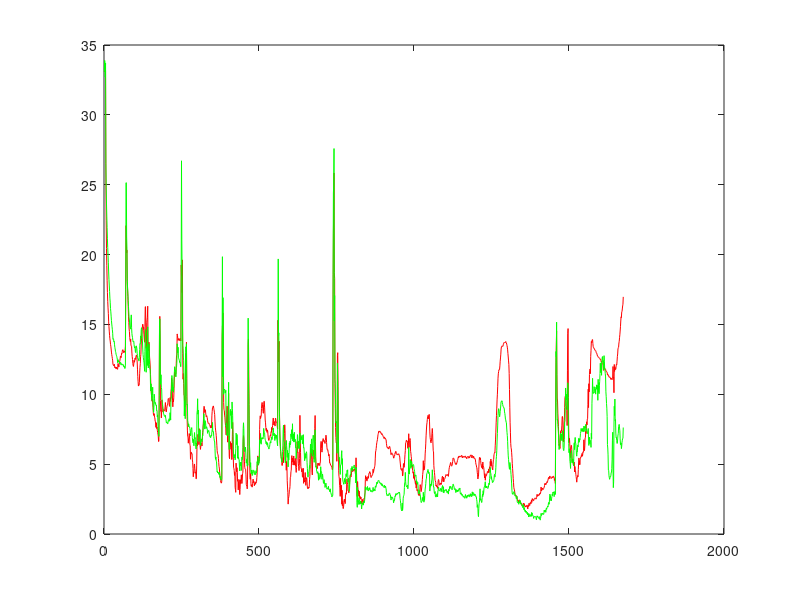

The MATLAB source for this figure:
clear all; clc;
tic

M = 5; %Filter order


kernel_bw = 20;
kernel = @(z,zin) exp(-(norm(z-zin)^2)/kernel_bw);

% NETWORK
intel_dataset = load('intel_data_and_structure_nn4.mat');

G = intel_dataset.G; %graph
W = intel_dataset.W; %shift/weight matrix (gaussian from distances)
S = W;
[VS,DS] = eig(S);
S = VS*( DS./max(diag(abs(DS))))*VS';
S(S<10^-5) = 0;

N = G.N;

A = full(G.A);
L = full(G.L);


% nv=load('nv');
sigma_v = 0.1+rand(N,1)/20;

% Rx = diag(sigma_x);
Rv = diag(sigma_v);

data = load('intel_data_5min_march.mat');
X = data.Xtemp;
Y = data.Xhumid;
time_stamps = data.Time_stamps;    
T = length(X);

number_of_runs = 1;
iter=0;
for mu = 0.07
    rng(4,'v5uniform');
    error_average = zeros(1,T); %Stores MC-average of error per time instant
    MSE_average_cc = zeros(1,T);
    MSE_average_lms = zeros(1,T);
    MSE_average_cent = zeros(1,T);
    MSE_average_rff_d1 = zeros(1,T);
    % MSE_average_rff_d2 = zeros(1,T);
    mu_rff = 0.03;
    mu_cc = 0.03;



    % PARAMS CC
    cc_param = 0.4; %0.1 for 32, 0.2 or 0.3 for 64, 0.4 for 128
    dict_target = 128; %Targeted dictionary size

    %PARAM RFF
    D1 = dict_target; %Making RFF-space dimension equal to the dictionary size
    % D2 = 128;


    % CC DICTIONARY TRAINING
    Xtrain = X;
    dict = zeros(1,M);
    while length(dict)~=dict_target
        for t=1:length(Xtrain)
            for m = 0:min(t-1,M-1)  % ICASSP Z
                Ztrain(:,m+1,t) = (S^m)*Xtrain(:,t-m);
            end
        end
        
        for t=5:length(Xtrain)    
            for k = 1:N
                zk = Ztrain(k,:,t);
                kvec = exp(-(vecnorm(dict-zk,2,2).^2)/kernel_bw);
                if max(kvec) <= cc_param
                    dict = [dict;zk];
    %                 fprintf('size %i/n',length(dict));
                end
                if length(dict) == dict_target, break; end
            end
            if length(dict) == dict_target, break; end
        end
    end

    % RF MAPPING CONSTRUCTION ( [cos(vp*z + b) ... ] )
    Vp1 = sqrt(kernel_bw^-1)*randn(M,D1); % sampled vectors for RF
    b1 = 2*pi*rand(D1,1); % random phase
    B1 = repmat(b1',N,1);

    % Vp2 = sqrt(kernel_bw^-1)*randn(M,D2); % sampled vectors for RF
    % b2 = 2*pi*rand(D2,1); % random phase
    % B2 = repmat(b2',N,1);

    tic
    for run=1:number_of_runs % MC iteration
        fprintf('run: %i - ',run);

        V = mvnrnd(zeros(N,1),Rv,T)';

        % Definition of Z (instantaneous or temporal)
        % Non-linear filter (non-linear function: norm(.))
        Z = zeros(N,M,T);


        %Coherence-check variable;
        alpha = zeros(dict_target,1);

        %RFF variables
        h1 = zeros(D1,1);
    %     h2 = zeros(D2,1);

        %LMS variables
        h_cent = zeros(M,1);

        % error measures
        e_cc = zeros(N,T);
        mse_cc = zeros(N,T);

        e_lms = zeros(N,T);
        mse_lms = zeros(N,T);

        e_cent = zeros(N,T);
        mse_cent = zeros(N,T); 

        e_rff1 = zeros(N,T);
        mse_rff1 = zeros(N,T);

    %     e_rff2 = zeros(N,T);
    %     mse_rff2 = zeros(N,T);

        ones_N = ones(N,1);
        for t=1:T

            %INPUT VECTOR AND OUTPUT FOR THAT ITERATION
            for m = 0:min(t-1,M-1);  % ICASSP Z
                Z(:,m+1,t) = (S^m)*X(:,t-m);
            end

            Zt = Z(:,:,t);

            % CENTRALIZED GRAPH KLMS 
    %         f_Zt = zeros(N,1);        
    %         for tau = 1:t-1
    %             Ztau = Z(:,:,tau);
    %             f_Zt = f_Zt + exp(  -( reshape(vecnorm( kron(ones_N,Zt)-kron(Ztau,ones_N)  ,2,2).^2, N,N)  )/kernel_bw  )*mu*e_cent(:,tau);
    %         end
    %         
    %         e_cent(:,t) = Y(:,t) - f_Zt;
    %         mse_cent(:,t) = e_cent(:,t).^2;

            % CENTRALIZED RFF1
            Rt1 = (D1/2)^(-1/2)*cos(Zt*Vp1 + B1);
            e_rff1(:,t) = Y(:,t) - Rt1*h1;
%             mse_rff1(:,t) = (e_rff1(:,t).^2)./(Y(:,t)'*Y(:,t));
%             mse_rff1(:,t) = (e_rff1(:,t).^2)./(Y(:,t).^2); %<<<
            mse_rff1(:,t) = (e_rff1(:,t).^2);

            h1 = h1 + mu_rff*Rt1'*e_rff1(:,t);

    %         % CENTRALIZED RFF2
    %         Rt2 = (D2/2)^(-1/2)*cos(Zt*Vp2 + B2);
    %         e_rff2(:,t) = Y(:,t) - Rt2*h2;
    %         mse_rff2(:,t) = e_rff2(:,t).^2;
    %         
    %         h2 = h2 + mu*Rt2'*e_rff2(:,t);

            % LINEAR LMS
            e_lms(:,t) = Y(:,t) - Z(:,:,t)*h_cent;
            mse_lms(:,t) = e_lms(:,t).^2;
            h_cent = h_cent + 0.5*mu*Z(:,:,t)'*e_lms(:,t);

            % Coherence-check KLMS
            Kbf = zeros(N,dict_target);
            for k=1:N
                Kbf(k,:) = exp(-(vecnorm(dict'-Z(k,:,t)',2,1).^2)/kernel_bw);
            end
            e_cc(:,t) = Y(:,t) - Kbf*alpha;
%             mse_cc(:,t) = (e_cc(:,t).^2)./(Y(:,t)'*Y(:,t));
%             mse_cc(:,t) = (e_cc(:,t).^2)./(Y(:,t).^2); %<<<
            mse_cc(:,t) = (e_cc(:,t).^2);
            alpha = alpha + mu_cc*Kbf'*e_cc(:,t);

        end

        MSE_cc = (1/N)*sum(mse_cc);
        MSE_average_cc = MSE_average_cc + MSE_cc;

        MSE_lms = (1/N)*sum(mse_lms);
        MSE_average_lms = MSE_average_lms + MSE_lms;

    %     MSE_cent = (1/N)*sum(mse_cent);
    %     MSE_average_cent = MSE_average_cent + MSE_cent;

        MSE_rff1 = (1/N)*sum(mse_rff1);
        MSE_average_rff_d1 = MSE_average_rff_d1 + MSE_rff1;

    %     MSE_rff2 = (1/N)*sum(mse_rff2);
    %     MSE_average_rff_d2 = MSE_average_rff_d2 + MSE_rff2;

        toc
    end

    MSE_average_lms_final = MSE_average_lms/number_of_runs;
    % MSE_average_cent_final = MSE_average_cent/number_of_runs;
    MSE_average_rff_final1 = MSE_average_rff_d1/number_of_runs;
    MSE_average_cc_final = MSE_average_cc/number_of_runs;
    % MSE_average_rff_final2 = MSE_average_rff_d2/number_of_runs;
    
%     %NMSE PLOTS
    plot(10*log10(MSE_average_cc_final),'r');
    hold on;
    plot(10*log10(MSE_average_rff_final1),'g');
    
%     subplot(2,1,1);
%     k1 = 40;
%     plot(Y(k1,:),'b', 'linewidth',2);
%     hold on;
%     plot(Y(k1,:)-e_cc(k1,:),'r');
%     plot(Y(k1,:)-e_rff1(k1,:),'g');
%     axis tight;
% %     xlabel('Iteration index (\it{n})');
%     ylabel('Humidity (%)');
%     legend('Original','CC-based GKLMS','RFF-based GKLMS');
%     xlim([0 1400]);
    
%     plot(mag2db(MSE_average_cc_final),'r');
%     hold on
%     plot(mag2db(MSE_average_rff_final1),'g');
%     hold on;
%     plot(mag2db(MSE_average_lms_final),'r');
%     plot(mag2db(MSE_average_cc_final),'g');
    % plot(mag2db(MSE_average_cent_final),'k');
%     xlabel('Iteration','FontName','Times New Roman','FontSize',14);
%     ylabel('MSE [dB]','FontName','Times New Roman','FontSize',14);
    % 
    % fig_legend = legend('RFF KLMS $D=32$','LMS','CC');
    % fig_legend.FontSize = 14;
    % fig_legend.Interpreter = 'latex';
    
%     iter = iter+1;
%     Legend{iter} = strcat('RFF ', num2str(mu));
%     iter = iter+1;
%     Legend{iter} = strcat('CC ', num2str(mu));
%     fig_legend = legend(Legend);

%     save(['MSE_CENT_D' num2str(D1) 'mu' num2str(mu) '.mat'],'MSE_average_rff_final1','MSE_average_cc_final','mu_rff','mu_cc','D1','cc_param','number_of_runs','T')
    % save(['MSE_ALL_CENT_D1_' num2str(D1) 'mu00' num2str(mu*100)],'MSE_average_lms_final','MSE_average_cent_final','MSE_average_rff_final1','MSE_average_cc_final','mu','D1','cc_param','number_of_runs','T')
    % save(['MSE_ALL_CENT_D1_' num2str(D1) 'D2_' num2str(D2) 'mu0' num2str(mu*10)],'MSE_average_lms_final','MSE_average_cent_final','MSE_average_rff_final1','MSE_average_rff_final2','mu','D1','D2','number_of_runs','T')
end